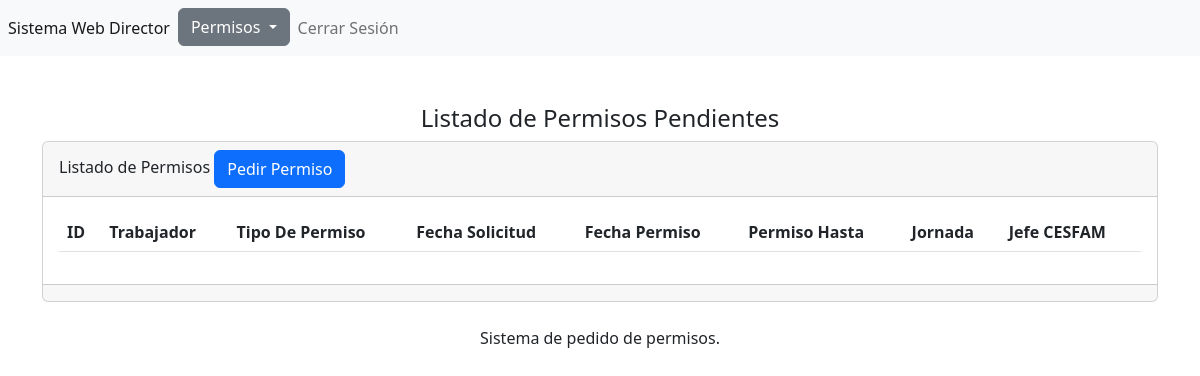
/templates/jefe-cesfam/secciones/permisos/ (signed in), run on an earlier commit of the app's database.
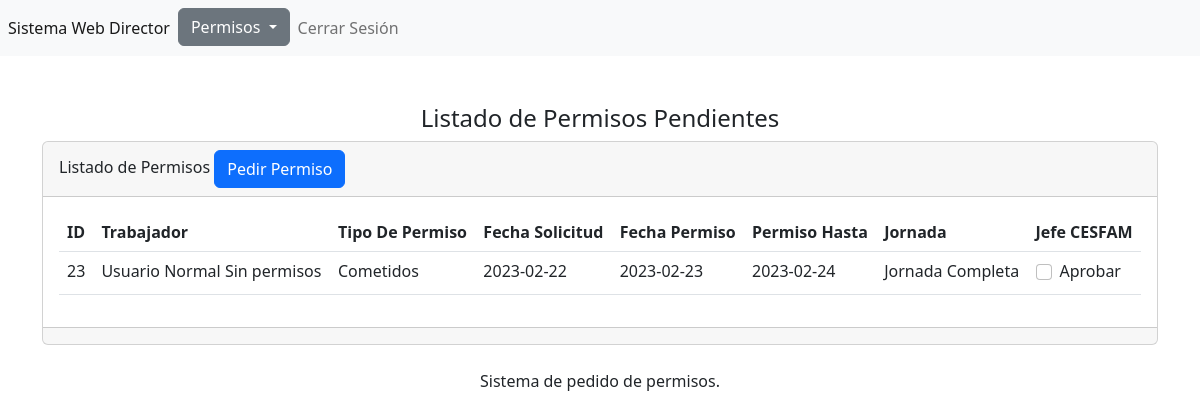
And on a later commit of the database.
### tables this page shows
CREATE TABLE `tbl_permisos` (
  `id` int(11) NOT NULL,
  `idempleado` int(11) NOT NULL,
  `idtipopermiso` int(11) NOT NULL,
  `fechasolicitud` date NOT NULL,
  `fechapermiso` date NOT NULL,
  `permisohasta` date NOT NULL,
  `jornada` int(11) NOT NULL,
  `jefedirecto` tinyint(1) NOT NULL,
  `jefecesfam` tinyint(1) NOT NULL,
  `rrhh` tinyint(1) NOT NULL
);

CREATE TABLE `tbl_usuarios` (
  `id` int(11) NOT NULL,
  `usuario` varchar(255) NOT NULL,
  `password` varchar(255) NOT NULL,
  `correo` varchar(255) NOT NULL,
  `rut` int(11) NOT NULL,
  `dv` varchar(1) NOT NULL,
  `nombre` varchar(255) NOT NULL,
  `apellido_pat` varchar(255) NOT NULL,
  `apellido_mat` varchar(255) NOT NULL,
  `tipousuario` int(11) NOT NULL
);

CREATE TABLE `tbl_tipo_permiso` (
  `id` int(11) NOT NULL,
  `tipopermiso` varchar(255) NOT NULL
);

CREATE TABLE `tbl_jornada` (
  `id` int(11) NOT NULL,
  `tipojornada` varchar(255) NOT NULL
);

### templates/jefe-cesfam/secciones/permisos/index.php (the view, shortened to what this page needs)
<?php   include("../../../../bd.php");
$sentencia=$conexion->prepare("
SELECT
    tbl_permisos.id as id,
    tu.nombre,
    tu.apellido_pat,
    tu.apellido_mat,
    tipopermiso,
    fechasolicitud,
    fechapermiso,
    permisohasta,
    tipojornada,
    jefedirecto,
    jefecesfam
FROM tbl_permisos
         join tbl_tipo_permiso ttp on ttp.id = tbl_permisos.idtipopermiso
         join tbl_jornada tj on tj.id = tbl_permisos.jornada
join tbl_usuarios tu on tu.rut = tbl_permisos.idempleado
WHERE
        jefedirecto=1 and jefecesfam=0;");
$sentencia->execute();
$lista_tbl_permisos=$sentencia->fetchALL(PDO::FETCH_ASSOC);
?>
<?php
switch($_SESSION['tipousuario']){
case 3:
include("../../../../templates/jefe-cesfam/header.php");
break;
}
?>
<br><br>
<center><h4> Listado de Permisos Pendientes </h4></center>
<div class="card">
    <div class="card-header">
        Listado de Permisos <a name="pedir" id="pedir" class="btn btn-primary" href="pedir.php" role="button">Pedir Permiso</a>
    </div>
    <div class="card-body">
<div class="table-responsive-sm">
    <table class="table" id="tabla_id">
        <thead>
            <tr>
                <th scope="col">ID</th>
                <th scope="col">Trabajador</th>
                <th scope="col">Tipo De Permiso</th>
                <th scope="col">Fecha Solicitud</th>
                <th scope="col">Fecha Permiso</th>
                <th scope="col">Permiso Hasta</th>
                <th scope="col">Jornada</th>
                <th scope="col">Jefe CESFAM</th>
            </tr>
        </thead>
        <tbody>
        <?php foreach($lista_tbl_permisos as $registro){?>
            <tr class="">
                <td scope="row"><?php echo $registro['id']; ?></td>
                <td><?php echo $registro['nombre']; ?> <?php echo $registro['apellido_pat']; ?> <?php echo $registro['apellido_mat']; ?></td>
                <td><?php echo $registro['tipopermiso']; ?></td>
                <td><?php echo $registro['fechasolicitud']; ?></td>
                <td><?php echo $registro['fechapermiso']; ?></td>
                <td><?php echo $registro['permisohasta']; ?></td>
               <td> <?php echo $registro['tipojornada']; ?></td>
                <td>
                <div class="form-check">
                <input class="form-check-input check-jefecesfam" type="checkbox"  id="jefecesfam" <?php echo $registro['jefecesfam'] ? 'checked' : '' ;?>  data-id="<?php echo $registro['id'];?>">
                 <label class="form-check-label" for="jefecesfam">
                  Aprobar
                  </label>
                </div>
                </td>
            </tr>
            <?php } ?>
        </tbody>
    </table>
</div>
    </div>
    <div class="card-footer text-muted">
    </div>
</div>
<?php include("../../../../templates/footer.php"); ?>

What changed in the data, as far as the page shows it:
now on this page (row edited): tbl_permisos: id "23", tbl_usuarios.nombre "Usuario", tbl_usuarios.apellido_pat "Normal", tbl_usuarios.apellido_mat "Sin permisos", idtipopermiso.tipopermiso "Cometidos", fechasolicitud "2023-02-22", fechapermiso "2023-02-23", permisohasta "2023-02-24", jornada.tipojornada "Jornada Completa"
